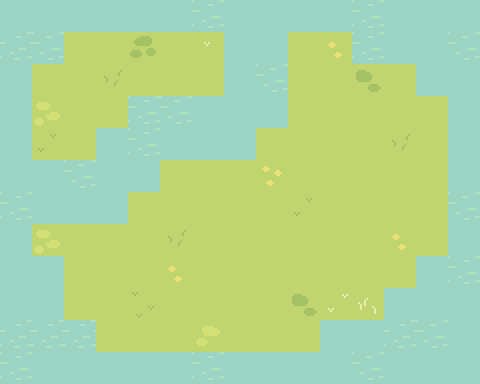

The image is a tile-based game level rendered from a .tmx file. Its description and complete source (layers, tilesets, objects, tile grids) follow:
An orthogonal 15x12 tile map with 32x32 px tiles, 1 tile layer (Tile Layer 1).

<map version="1.10" tiledversion="1.11.2" orientation="orthogonal" renderorder="right-down" width="15" height="12" tilewidth="32" tileheight="32" infinite="0" nextlayerid="2" nextobjectid="1">
 <tileset firstgid="1" source="TilesetBase.tsx" />
 <layer id="1" name="Tile Layer 1" width="15" height="12">
  <data encoding="csv">
17,17,17,17,17,17,15,17,17,17,17,15,17,17,17,
16,14,18,18,5,18,9,17,17,18,12,15,17,17,14,
17,18,18,1,18,18,18,17,14,18,18,4,18,17,17,
17,10,18,18,15,14,17,17,17,18,18,18,18,18,17,
17,2,18,17,15,17,17,17,18,18,18,18,1,18,17,
17,17,14,17,17,18,18,18,6,18,18,18,18,18,17,
15,17,17,17,18,18,18,18,18,2,18,18,18,18,14,
17,10,18,18,18,1,18,18,18,18,18,18,12,18,17,
17,17,18,18,18,12,18,18,18,18,18,18,18,17,15,
17,17,18,18,3,18,18,18,18,4,8,7,17,17,17,
16,16,16,18,18,18,11,18,18,18,17,17,16,14,17,
15,17,17,17,17,17,15,17,17,17,17,14,17,17,17
</data>
 </layer>
</map>
